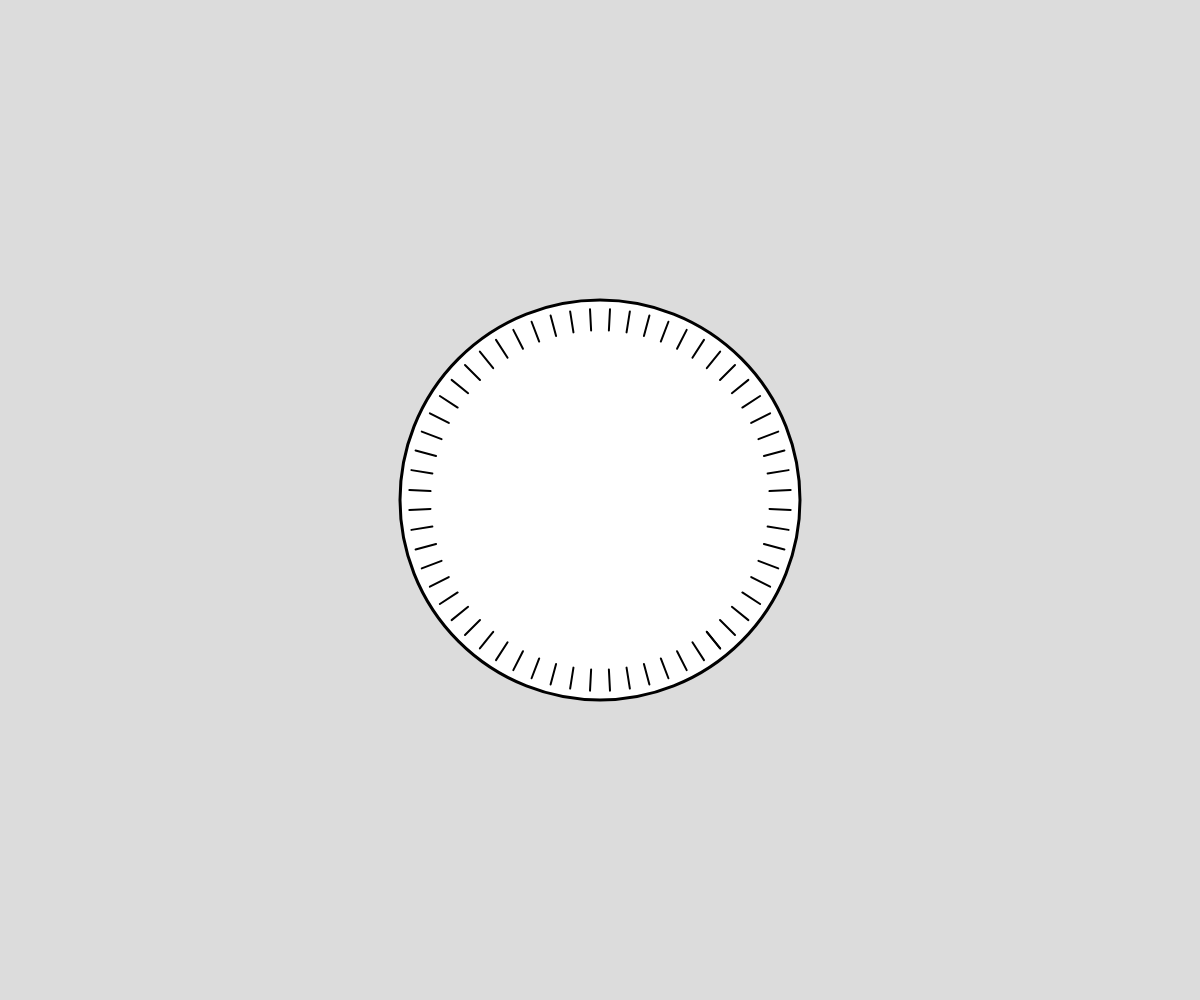
Frame 1 (no input)
Frame 60 (no input): identical to frame 1, image omitted
Frame 120 (the mouse pressed at the canvas centre since frame 60): identical to frame 1, image omitted

The p5.js sketch that drew this single still picture (run headless with seeded random() and noise() and a simulated clock; from frame 60 on, the mouse is pressed at the canvas centre):

// p5.js sketch
// ── sketch.js
// Transations and Rotations
// Talha ALi Murad
// 23-10-2023
//
// 


function setup() {
  createCanvas(windowWidth, windowHeight);
}

function draw() {
  background(220);
  drawClock();
}

function drawClock(){
  push();
  strokeWeight(3);
  circle(width/2, height/2, 400);
  translate(width/2, height/2);
  for(let i = 0; i <= 60; i++){
    rotate(radians(6));
    strokeWeight(2);
    line(120, 120, 135, 135);
  }
  pop();
}
